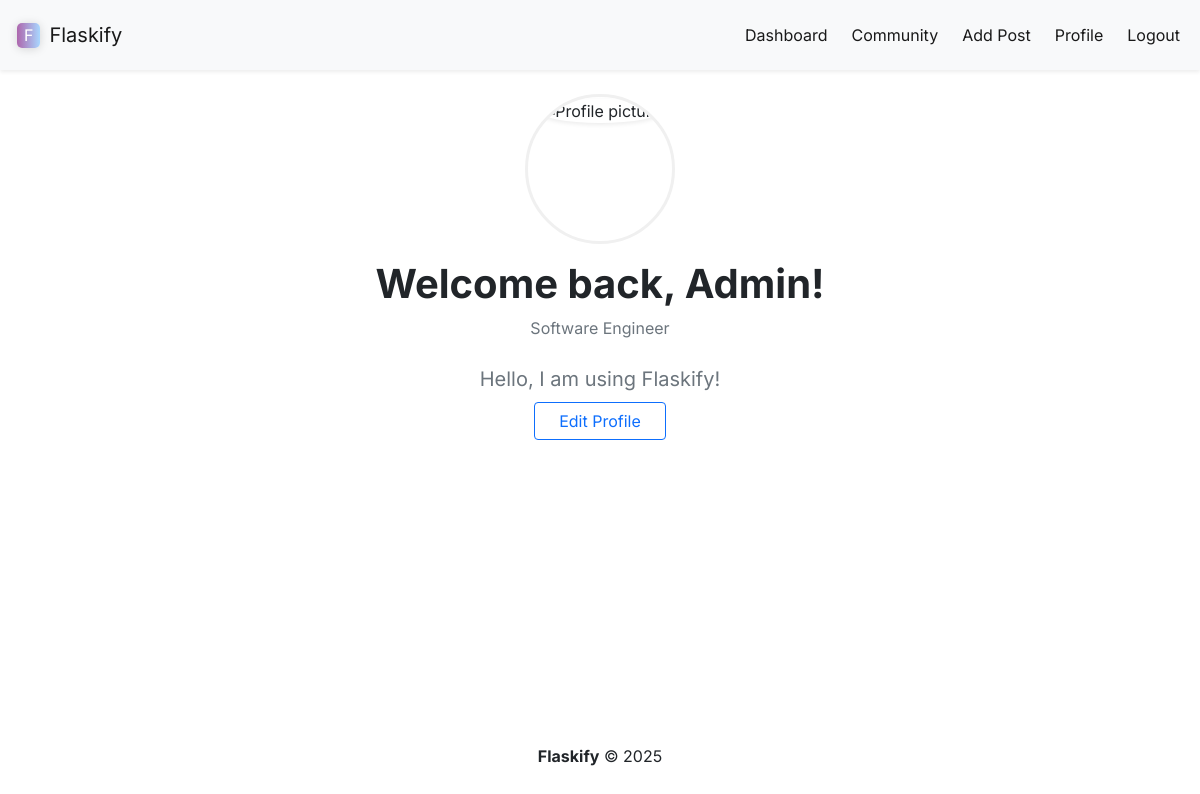
The page /profile (signed in) on the database as committed earlier.
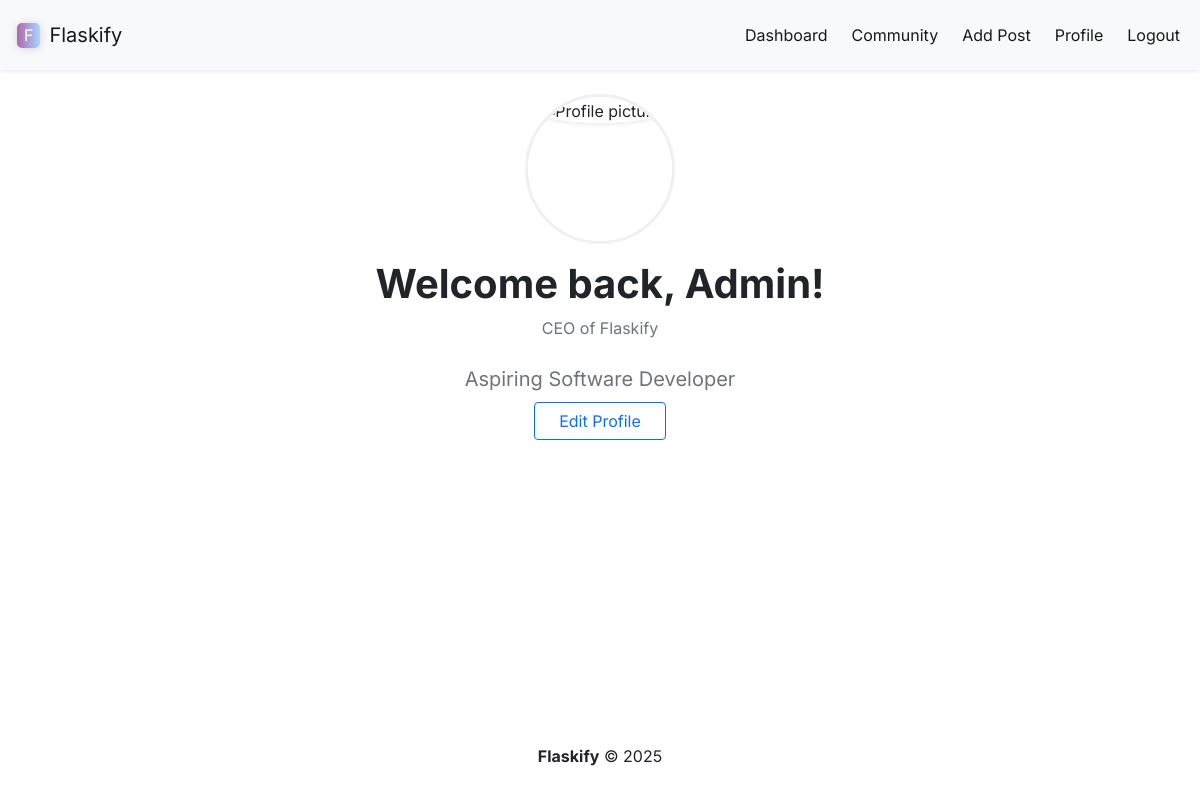
The same page on the database as committed later.
### app.py (models this page shows)
class Users(db.Model, UserMixin):
    id = db.Column(db.Integer, primary_key=True)
    name = db.Column(db.String(200), nullable=False)
    email = db.Column(db.String(200), nullable=False, unique=True)
    password = db.Column(db.String(200), nullable=False)
    date_added = db.Column(db.DateTime, default=datetime.now(timezone.utc))
    bio = db.Column(db.String(9999), default="Hello, I am using Flaskify!")
    profile_picture = db.Column(db.String(9999))
    aspiring_job = db.Column(db.String(9999))

### app.py (the view)
@app.route('/profile')
@login_required
def profile():
    return render_template("profile.html", current_user=current_user)

### app.py (called while the page is built)
@login_manager.user_loader
def load_user(user_id):
    return Users.query.get(int(user_id))

### templates/profile.html
{% extends 'base.html' %}
{% block navigation_items %}
    <div class="collapse navbar-collapse" id="navbarSupportedContent">
        <ul class="navbar-nav ms-auto gap-2">
            <li class="nav-item">
                <a class="nav-link active" aria-current="page" href="{{url_for('dashboard')}}">Dashboard</a>
            </li>
            <li class="nav-item">
                <a class="nav-link active" aria-current="page" href="{{url_for('posts')}}">Community</a>
            </li>
            <li class="nav-item">
                <a class="nav-link active" aria-current="page" href="{{url_for('add_post')}}">Add Post</a>
            </li>
            <li class="nav-item">
                <a class="nav-link active" aria-current="page" href="{{url_for('profile')}}">Profile</a>
            </li>
            <li class="nav-item">
                <a class="nav-link active" aria-current="page" href="{{url_for('logout')}}">Logout</a>
            </li>
        </ul>
    </div>
{% endblock %}
{% block section %}
  <div class="d-flex flex-column align-items-center text-center font-for-text mb-5">
    <div class="profile-pic-wrapper mb-3">
      <img src="https://tse2.mm.bing.net/th/id/OIP.-n6mzk6Qt5Tu-I3ek1It1gHaHa?r=0&rs=1&pid=ImgDetMain&o=7&rm=3"
           alt="Profile picture"
           class="profile-pic shadow-sm">
    </div>
    <h1 class="fw-bold">Welcome back, {{ current_user.name.title() }}!</h1>
    <p class="text-secondary mb-4">{{ current_user.aspiring_job }}</p>
    <p class="text-muted fs-5 mb-2">{{ current_user.bio }}</p>
    <a href="{{ url_for('update', id=current_user.id) }}" class="btn btn-outline-primary px-4">
      Edit Profile
    </a>
  </div>
{% endblock %}

Rows that differ between the two databases and show on the page:
changed Users "Admin": aspiring_job "Software Engineer" → "CEO of Flaskify"; bio "Hello, I am using Flaskify!" → "Aspiring Software Developer"
